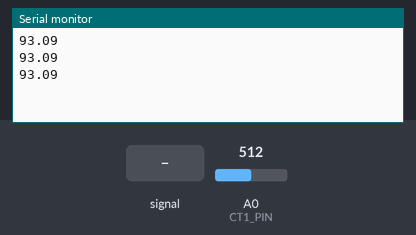
A sketch run on a simulated Arduino Uno, built with avr-gcc and run on an emulated ATmega328P. Shown: the last lines printed to the serial monitor. The inputs (shaded band) are chosen by the test bench; at power-on: A0 (CT1_PIN) = 512.

Above: at 1.2 s.
1.3 s: A0 (CT1_PIN) fed a 200 Hz sine of ±81 counts around its level
At 1.8 s:
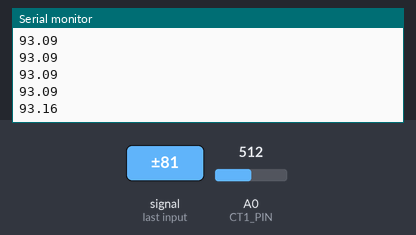
2.8 s: A0 (CT1_PIN) set to 716
At 3.07 s:
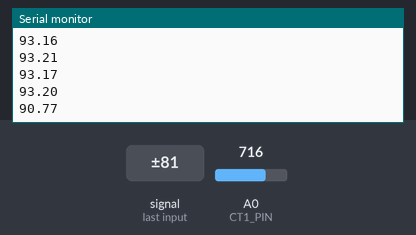
4.3 s: A0 (CT1_PIN) fed a 1000 Hz sine of ±255 counts around its level
At 4.66 s:
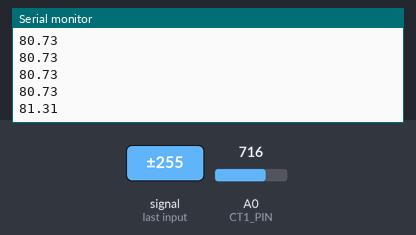
Timing chart, 0 to 7.3 s (numbered marks = the images above; inputs shaded):
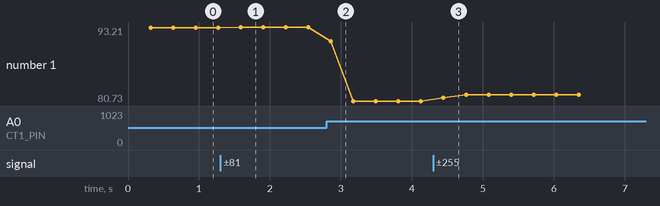

Measured:
- after the input at 1.3 s, the serial monitor: prints a new line after 0.29 s (image 1)
- after the input at 2.8 s, the serial monitor: prints a new line after 0.06 s (image 2)
- after the input at 4.3 s, the serial monitor: prints a new line after 0.15 s (image 3)
- plotted number 1: 93.09 → 93.2 after the input at 1.3 s, 93.2 → 80.73 after the input at 2.8 s, 80.73 → 81.8 after the input at 4.3 s

The sketch:

AccuracyTest.ino
```cpp
#include "AC_MonitorLib.h"         // Include Load_Monitoring Library

//--------------------------------------------------------------------------- Pins assignment/Functions definition-> DON'T CHANGE/MODIFY THESE
uint8_t CT1_PIN=A0; // pin where the CT is connected
const double CT1_Cal = 90.91; // calculated value is 100A:0.05A for transformer / 22 Ohms for resistor = 90.91, or 60.6

Load_Monitor KUMVA_IO;     //Create an instance

/***************************************************************************************************************************************END
*/
  //CT undertest property

Load_Monitor::CT_Property_Struct CT_UnderTest={CT1_PIN, CT1_Cal};
  int count = 0;
  float meassurements[20];
  float maximum = 0;
  float minimum = 0;
  float average_addition = 0;
 double CurrentRms=0;

void setup()
{


  Serial.begin(9600);

  delay(50);

}

void loop()
{


  double CurrentRms = KUMVA_IO.calcIrms(CT_UnderTest);  // Calculate Irms only, use this for CT accuracy testing only
  Serial.print(CurrentRms);
  Serial.println(' ');

  meassurements[count] =CurrentRms;
  count++;
  delay(50);

  if (count == 20){
    maximum = minimum = meassurements[0];
    average_addition = 0;
    for (int i=0; i<20; i++){
      if (meassurements[i] < minimum) minimum = meassurements[i];
      if (meassurements[i] > maximum) maximum = meassurements[i];
      average_addition += meassurements[i];
    }
    float average = average_addition / 20;

    float nominador = 0;
    for(int i =0; i <20; i++){
       nominador += pow ((meassurements[i] - average),2);
    }
    float standard_deviation;
    standard_deviation = sqrt(nominador/20);

    Serial.println("Max Min Average Standard-deviation");
    Serial.print(maximum);
    Serial.print(' ');
    Serial.print(minimum);
    Serial.print(' ');
    Serial.print(average);
    Serial.print(' ');
    Serial.print(standard_deviation);
    Serial.println(' ');
    Serial.println(' ');

    count = 0;
    delay(10000);
  }
}
```

AC_MonitorLib.cpp
```cpp
/**---------------------------------------------------------------------------------------------------------------------------------------------------------
 * Project : Electric Load Monitoring
 * Description: Using non-intrusive Current sensors to monitor electric loads and estimate their power
 * Author: Prince Gashongore
 * For: Kumva Insight (https://kumva.io)
 * Date: 18 February 2021

 * The library was heavily modified from the EmonLib by openenergymonitor community
 ------------------------------------------------------------------------------------------------------------------------------------------------------------*/


/*-------------------------------------------- Description of the modified library
  Emon.cpp - Library for openenergymonitor
  Created by Trystan Lea, April 27 2010
  GNU GPL
  modified to use up to 12 bits ADC resolution (ex. Arduino Due)
  by boredman@boredomprojects.net 26.12.2013
  Low Pass filter for offset removal replaces HP filter 1/1/2015 - RW
*/

// Proboscide99 10/08/2016 - Added ADMUX settings for ATmega1284 e 1284P (644 / 644P also, but not tested) in readVcc function

//#include "WProgram.h" un-comment for use on older versions of Arduino IDE


#include "AC_MonitorLib.h"

#if defined(ARDUINO) && ARDUINO >= 100
#include "Arduino.h"
#else
#include "WProgram.h"
#endif


//--------------------------------------------------------------------------------------
double Load_Monitor::calcIrms(CT_Property_Struct data){

    double Irms=0;

    offsetI = ADC_COUNTS>>1;

    static const unsigned int SupplyVoltage=3300;
   // static const unsigned int NUMBER_OF_SAMPLES=1662;

  for (unsigned int n = 0; n < 1662 /*Number_of_Samples*/; n++)
  {
    sampleI = analogRead(data.CT_PIN);

    // Digital low pass filter extracts the 2.5 V or 1.65 V dc offset,
    //  then subtract this - signal is now centered on 0 counts.
    offsetI = (offsetI + (sampleI-offsetI)/ADC_COUNTS);
    filteredI = sampleI - offsetI;

    // Root-mean-square method current
    // 1) square current values
    sqI = filteredI * filteredI;
    // 2) sum
    sumI += sqI;
  }

  double I_RATIO = data.ICAL*((SupplyVoltage/1000.0) / (ADC_COUNTS));
  Irms = I_RATIO * sqrt(sumI /1662 /*Number_of_Samples*/);

  //Reset accumulators
  sumI = 0;
  //--------------------------------------------------------------------------------------

  return Irms;
}
```

AC_MonitorLib.h
```cpp
/**---------------------------------------------------------------------------------------------------------------------------------------------------------
 * Project : Electric Load Monitoring
 * Description: Using non-intrusive Current sensors to monitor electric loads and estimate their power
 * Author: Prince Gashongore
 * For: Kumva Insight (https://kumva.io)
 * Date: 18 February 2021

 * The library was heavily modified from the EmonLib by openenergymonitor community
 ------------------------------------------------------------------------------------------------------------------------------------------------------------
 */


#if defined(ARDUINO) && ARDUINO >= 100

#include "Arduino.h"

#else

#include "WProgram.h"

#endif


#define ADC_BITS    12

#define ADC_COUNTS  (1<<ADC_BITS)


class Load_Monitor
{
  public:

    //For configuring connected CTs and pass the info to the calcrms();

    typedef struct CT_Data{
    //Get these from calibration.h ??
       int CT_PIN;
       const double ICAL;
      //offsetI = ADC_COUNTS>>1;

      }CT_Property_Struct;

      /* Input: Pin info struct
         Output: Current RMS
      */

    double calcIrms(CT_Property_Struct data);


  private:

    //--------------------------------------------------------------------------------------
    // Variable declaration for emon_calc procedure
    //--------------------------------------------------------------------------------------
    //sample_ holds the raw analog read value

    int sampleI;

    double filteredI;
    double offsetI;                          //Low-pass filter output

    double sqI,sumI,instP,sumP;              //sq = squared, sum = Sum, inst = instantaneous
};
```
